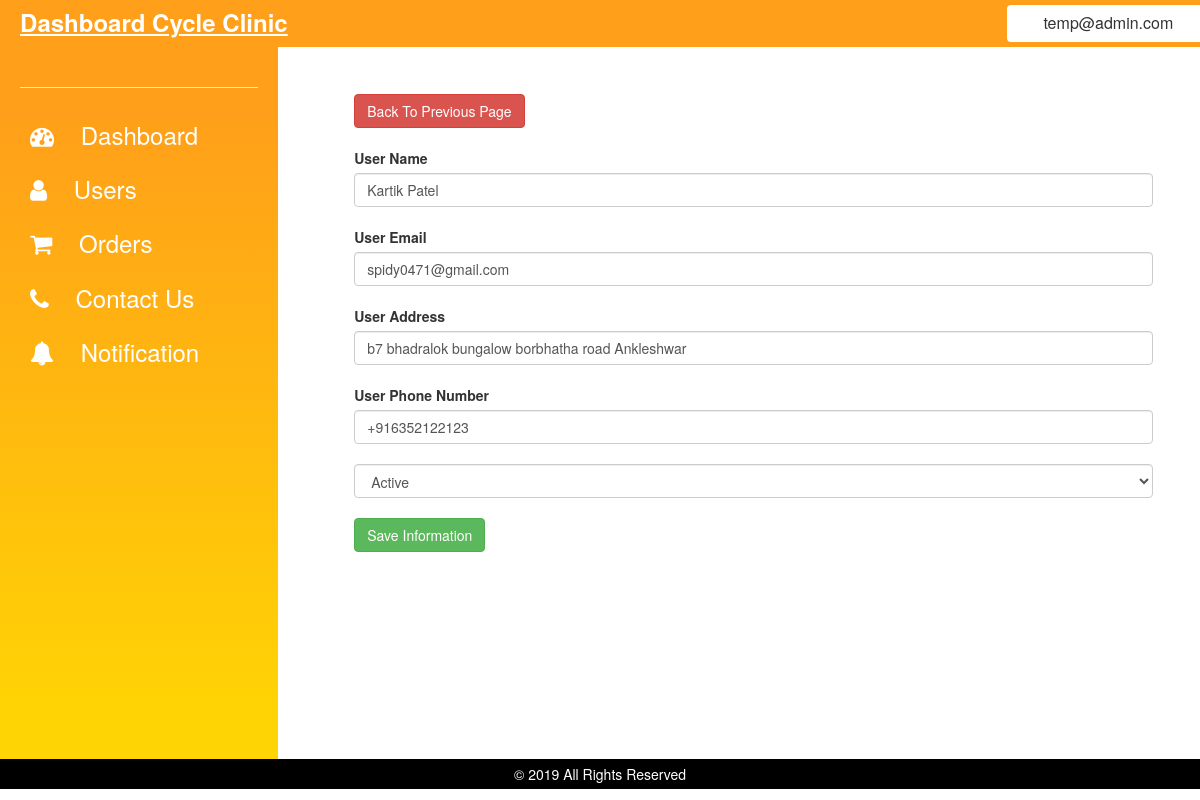
Page /updateuser.php?id=vNHRsKL7wpacjHoVXh2PXkqc2hF2 (signed in) on the committed database.
### tables this page shows
CREATE TABLE `user` (
  `id` varchar(1000) NOT NULL,
  `name` varchar(1100) NOT NULL,
  `email` varchar(1100) NOT NULL,
  `address` varchar(1100) NOT NULL,
  `phoneNumber` varchar(1100) NOT NULL,
  `status` int(11) NOT NULL
);

### updateuser.php (the view, shortened to what this page needs)
<?php
include_once "api/connection.php";
include_once "layout/base.php";
$id = "";
if (isset($_GET['id']))
    $id = $_GET['id'];
?>
<!DOCTYPE html>
<html lang="en">
<head>
    <link rel="stylesheet" href="https://maxcdn.bootstrapcdn.com/bootstrap/3.4.0/css/bootstrap.min.css">
    <link rel="stylesheet" href="https://cdnjs.cloudflare.com/ajax/libs/font-awesome/4.7.0/css/font-awesome.min.css">
</head>
<body>
    <div class="row">
        <div class="col-md-3 col-xs-3">
        </div>
        <div class="col-md-9 col-xs-9">
            <div id="contetMain">
                <a href="user.php">
                    <div class="btn btn-danger">
                        Back To Previous Page
                    </div>
                </a>
                <?php
                if ($id == "")
                    echo "<center><p style='color: #f00;'>Connot Fatch User Id, Please Try Again.</p></center>";
                else{
                $sql = "SELECT * FROM `user` WHERE `id` = '$id' ";
                $result = mysqli_query($con, $sql);
                if (mysqli_num_rows($result) > 0) {
                    while ($row = mysqli_fetch_array($result)) {
                        echo '
                        <br> <br>
                <form action="updateuser.php" method="POST">
                    <label>User Name</label>
                    <input type="text" name="name" class="form-control" placeholder="User Name Here" value="'.$row[1].'" required />
                    <br>
                    <label>User Email</label>
                    <input type="email" name="email" class="form-control" placeholder="User Email Here" value="'.$row[2].'" required />
                    <br>
                    <label>User Address</label>
                    <input type="text" name="address" class="form-control" placeholder="User Address Here" value="'.$row[3].'" required />
                    <br>
                    <label>User Phone Number</label>
                    <input type="text" name="phone" class="form-control" placeholder="User Phone Number Here" value="'.$row[4].'" required />
                    <input type="hidden" name="id" value="'.$row[0].'" required />
                    <br>
                    <select name="status" class="form-control">
                        <option value="0">Active</option>
                        <option value="1">Ban From App</option>
                    </select>
                    <br>
                    <input type="submit" name="submit" class="btn btn-success" value="Save Information" />
                </form>
                        ';
                    }
                }
            }
                ?>
            </div>
        </div>
    </div>
</body>
</html>

### css/base.css (style rules this page uses)
body { overflow: hidden; margin: 0px; }
#contetMain { margin: 3%; height: 80%; overflow-y: auto; padding: 20px; }

### rows in the picture
user: name "Kartik Patel", email "spidy0471@gmail.com", address "b7 bhadralok bungalow borbhatha road Ankleshwar", phone "+916352122123"

### other values in the picture
$useremail "temp@admin.com"
